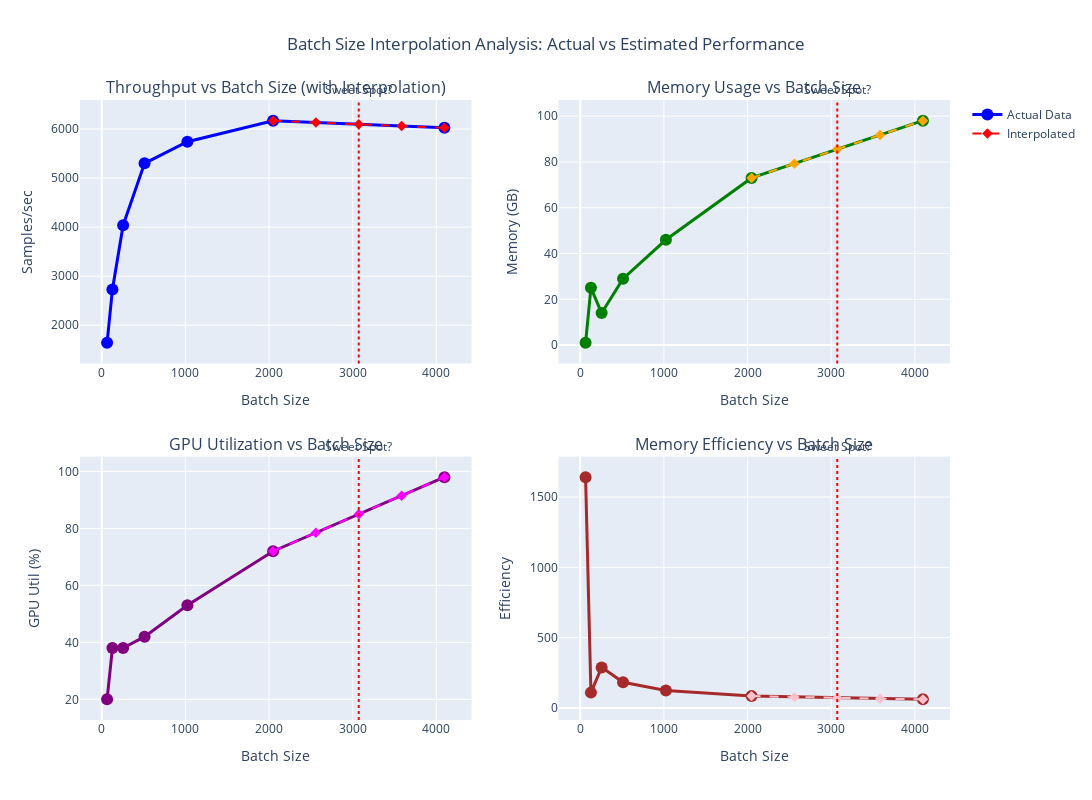

Write notebook code for a chart like this one.
### Code cell
# Create visualization showing potential intermediate batch sizes
def visualize_batch_size_interpolation(df):
    """Visualize actual data points and interpolated intermediate batch sizes"""
    
    clean_df = df.dropna(subset=['batch_size', 'training_samples_per_second', 'peak_memory_usage'])
    clean_df = clean_df[clean_df['batch_size'] != 'unknown'].copy()
    clean_df = clean_df.sort_values('batch_size')
    
    if len(clean_df) < 3:
        print("Insufficient data for interpolation visualization")
        return
    
    fig = make_subplots(
        rows=2, cols=2,
        subplot_titles=[
            "Throughput vs Batch Size (with Interpolation)",
            "Memory Usage vs Batch Size", 
            "GPU Utilization vs Batch Size",
            "Memory Efficiency vs Batch Size"
        ],
        vertical_spacing=0.15,
        horizontal_spacing=0.1
    )
    
    # Actual data points
    actual_batch_sizes = clean_df['batch_size'].values
    actual_throughput = clean_df['training_samples_per_second'].values
    actual_memory = clean_df['peak_memory_usage'].values
    actual_gpu_util = clean_df['peak_gpu_utilization'].values
    actual_efficiency = actual_throughput / actual_memory
    
    # Create interpolated points between 2048 and 4096
    if 2048 in actual_batch_sizes and 4096 in actual_batch_sizes:
        idx_2048 = list(actual_batch_sizes).index(2048)
        idx_4096 = list(actual_batch_sizes).index(4096)
        
        # Intermediate batch sizes
        intermediate_batches = np.array([2048, 2560, 3072, 3584, 4096])
        
        # Linear interpolation for each metric
        interp_throughput = np.interp(intermediate_batches, 
                                    [2048, 4096], 
                                    [actual_throughput[idx_2048], actual_throughput[idx_4096]])
        interp_memory = np.interp(intermediate_batches,
                                [2048, 4096],
                                [actual_memory[idx_2048], actual_memory[idx_4096]])
        interp_gpu_util = np.interp(intermediate_batches,
                                  [2048, 4096],
                                  [actual_gpu_util[idx_2048], actual_gpu_util[idx_4096]])
        interp_efficiency = interp_throughput / interp_memory
        
        # Plot 1: Throughput
        fig.add_trace(
            go.Scatter(
                x=actual_batch_sizes,
                y=actual_throughput,
                mode='markers+lines',
                name='Actual Data',
                marker=dict(size=12, color='blue'),
                line=dict(color='blue', width=3),
                hovertemplate="<b>Actual</b><br>Batch: %{x}<br>Throughput: %{y:.0f}<extra></extra>"
            ),
            row=1, col=1
        )
        
        fig.add_trace(
            go.Scatter(
                x=intermediate_batches,
                y=interp_throughput,
                mode='markers+lines',
                name='Interpolated',
                marker=dict(size=8, color='red', symbol='diamond'),
                line=dict(color='red', width=2, dash='dash'),
                hovertemplate="<b>Interpolated</b><br>Batch: %{x}<br>Est. Throughput: %{y:.0f}<extra></extra>",
                showlegend=True
            ),
            row=1, col=1
        )
        
        # Plot 2: Memory Usage
        fig.add_trace(
            go.Scatter(
                x=actual_batch_sizes,
                y=actual_memory,
                mode='markers+lines',
                name='Actual Memory',
                marker=dict(size=12, color='green'),
                line=dict(color='green', width=3),
                showlegend=False,
                hovertemplate="<b>Actual</b><br>Batch: %{x}<br>Memory: %{y:.1f} GB<extra></extra>"
            ),
            row=1, col=2
        )
        
        fig.add_trace(
            go.Scatter(
                x=intermediate_batches,
                y=interp_memory,
                mode='markers+lines',
                name='Est. Memory',
                marker=dict(size=8, color='orange', symbol='diamond'),
                line=dict(color='orange', width=2, dash='dash'),
                showlegend=False,
                hovertemplate="<b>Interpolated</b><br>Batch: %{x}<br>Est. Memory: %{y:.1f} GB<extra></extra>"
            ),
            row=1, col=2
        )
        
        # Plot 3: GPU Utilization
        fig.add_trace(
            go.Scatter(
                x=actual_batch_sizes,
                y=actual_gpu_util,
                mode='markers+lines',
                name='Actual GPU Util',
                marker=dict(size=12, color='purple'),
                line=dict(color='purple', width=3),
                showlegend=False,
                hovertemplate="<b>Actual</b><br>Batch: %{x}<br>GPU Util: %{y:.0f}%<extra></extra>"
            ),
            row=2, col=1
        )
        
        fig.add_trace(
            go.Scatter(
                x=intermediate_batches,
                y=interp_gpu_util,
                mode='markers+lines',
                name='Est. GPU Util',
                marker=dict(size=8, color='magenta', symbol='diamond'),
                line=dict(color='magenta', width=2, dash='dash'),
                showlegend=False,
                hovertemplate="<b>Interpolated</b><br>Batch: %{x}<br>Est. GPU Util: %{y:.0f}%<extra></extra>"
            ),
            row=2, col=1
        )
        
        # Plot 4: Memory Efficiency
        fig.add_trace(
            go.Scatter(
                x=actual_batch_sizes,
                y=actual_efficiency,
                mode='markers+lines',
                name='Actual Efficiency',
                marker=dict(size=12, color='brown'),
                line=dict(color='brown', width=3),
                showlegend=False,
                hovertemplate="<b>Actual</b><br>Batch: %{x}<br>Efficiency: %{y:.1f}<extra></extra>"
            ),
            row=2, col=2
        )
        
        fig.add_trace(
            go.Scatter(
                x=intermediate_batches,
                y=interp_efficiency,
                mode='markers+lines',
                name='Est. Efficiency',
                marker=dict(size=8, color='pink', symbol='diamond'),
                line=dict(color='pink', width=2, dash='dash'),
                showlegend=False,
                hovertemplate="<b>Interpolated</b><br>Batch: %{x}<br>Est. Efficiency: %{y:.1f}<extra></extra>"
            ),
            row=2, col=2
        )
        
        # Highlight potential sweet spots
        sweet_spots = [3072]  # Example sweet spot
        for sweet_spot in sweet_spots:
            if sweet_spot in intermediate_batches:
                idx = list(intermediate_batches).index(sweet_spot)
                
                # Add vertical lines to highlight sweet spot
                for row_idx, col_idx in [(1,1), (1,2), (2,1), (2,2)]:
                    fig.add_vline(
                        x=sweet_spot, 
                        line_width=2, 
                        line_dash="dot", 
                        line_color="red",
                        annotation_text=f"Sweet Spot?",
                        annotation_position="top",
                        row=row_idx, col=col_idx
                    )
    
    fig.update_layout(
        height=800,
        width=1400,
        title_text="Batch Size Interpolation Analysis: Actual vs Estimated Performance",
        title_x=0.5,
        showlegend=True
    )
    
    # Update axis labels
    fig.update_xaxes(title_text="Batch Size", row=1, col=1)
    fig.update_xaxes(title_text="Batch Size", row=1, col=2)
    fig.update_xaxes(title_text="Batch Size", row=2, col=1)
    fig.update_xaxes(title_text="Batch Size", row=2, col=2)
    
    fig.update_yaxes(title_text="Samples/sec", row=1, col=1)
    fig.update_yaxes(title_text="Memory (GB)", row=1, col=2)
    fig.update_yaxes(title_text="GPU Util (%)", row=2, col=1)
    fig.update_yaxes(title_text="Efficiency", row=2, col=2)
    
    return fig

# Create the interpolation visualization
if len(completed_experiments) > 0:
    interp_fig = visualize_batch_size_interpolation(completed_experiments)
    if interp_fig:
        interp_fig.show()
else:
    print("No batch size data available for interpolation")

### Figure 1 — Plotly figure (JSON) as saved in the notebook; plotly's stock layout.template omitted (floating-point values rounded to 4 significant figures)
{"data": [{"hovertemplate": "<b>Actual</b><br>Batch: %{x}<br>Throughput: %{y:.0f}<extra></extra>", "line": {"color": "blue", "width": 3}, "marker": {"color": "blue", "size": 12}, "mode": "markers+lines", "name": "Actual Data", "type": "scatter", "x": [64, 128, 256, 512, 1024, 2048, 4096], "xaxis": "x", "y": [1641.0, 2728.0, 4040.0, 5301.0, 5739.0, 6170.0, 6025.0], "yaxis": "y"}, {"hovertemplate": "<b>Interpolated</b><br>Batch: %{x}<br>Est. Throughput: %{y:.0f}<extra></extra>", "line": {"color": "red", "dash": "dash", "width": 2}, "marker": {"color": "red", "size": 8, "symbol": "diamond"}, "mode": "markers+lines", "name": "Interpolated", "showlegend": true, "type": "scatter", "x": [2048, 2560, 3072, 3584, 4096], "xaxis": "x", "y": [6170.0, 6133.0, 6097.0, 6061.0, 6025.0], "yaxis": "y"}, {"hovertemplate": "<b>Actual</b><br>Batch: %{x}<br>Memory: %{y:.1f} GB<extra></extra>", "line": {"color": "green", "width": 3}, "marker": {"color": "green", "size": 12}, "mode": "markers+lines", "name": "Actual Memory", "showlegend": false, "type": "scatter", "x": [64, 128, 256, 512, 1024, 2048, 4096], "xaxis": "x2", "y": [1.0, 25.0, 14.0, 29.0, 46.0, 73.0, 98.0], "yaxis": "y2"}, {"hovertemplate": "<b>Interpolated</b><br>Batch: %{x}<br>Est. Memory: %{y:.1f} GB<extra></extra>", "line": {"color": "orange", "dash": "dash", "width": 2}, "marker": {"color": "orange", "size": 8, "symbol": "diamond"}, "mode": "markers+lines", "name": "Est. Memory", "showlegend": false, "type": "scatter", "x": [2048, 2560, 3072, 3584, 4096], "xaxis": "x2", "y": [73.0, 79.25, 85.5, 91.75, 98.0], "yaxis": "y2"}, {"hovertemplate": "<b>Actual</b><br>Batch: %{x}<br>GPU Util: %{y:.0f}%<extra></extra>", "line": {"color": "purple", "width": 3}, "marker": {"color": "purple", "size": 12}, "mode": "markers+lines", "name": "Actual GPU Util", "showlegend": false, "type": "scatter", "x": [64, 128, 256, 512, 1024, 2048, 4096], "xaxis": "x3", "y": [20.0, 38.0, 38.0, 42.0, 53.0, 72.0, 98.0], "yaxis": "y3"}, {"hovertemplate": "<b>Interpolated</b><br>Batch: %{x}<br>Est. GPU Util: %{y:.0f}%<extra></extra>", "line": {"color": "magenta", "dash": "dash", "width": 2}, "marker": {"color": "magenta", "size": 8, "symbol": "diamond"}, "mode": "markers+lines", "name": "Est. GPU Util", "showlegend": false, "type": "scatter", "x": [2048, 2560, 3072, 3584, 4096], "xaxis": "x3", "y": [72.0, 78.5, 85.0, 91.5, 98.0], "yaxis": "y3"}, {"hovertemplate": "<b>Actual</b><br>Batch: %{x}<br>Efficiency: %{y:.1f}<extra></extra>", "line": {"color": "brown", "width": 3}, "marker": {"color": "brown", "size": 12}, "mode": "markers+lines", "name": "Actual Efficiency", "showlegend": false, "type": "scatter", "x": [64, 128, 256, 512, 1024, 2048, 4096], "xaxis": "x4", "y": [1641.0, 109.1, 288.6, 182.8, 124.8, 84.51, 61.48], "yaxis": "y4"}, {"hovertemplate": "<b>Interpolated</b><br>Batch: %{x}<br>Est. Efficiency: %{y:.1f}<extra></extra>", "line": {"color": "pink", "dash": "dash", "width": 2}, "marker": {"color": "pink", "size": 8, "symbol": "diamond"}, "mode": "markers+lines", "name": "Est. Efficiency", "showlegend": false, "type": "scatter", "x": [2048, 2560, 3072, 3584, 4096], "xaxis": "x4", "y": [84.51, 77.39, 71.31, 66.06, 61.48], "yaxis": "y4"}], "layout": {"annotations": [{"font": {"size": 16}, "showarrow": false, "text": "Throughput vs Batch Size (with Interpolation)", "x": 0.225, "xanchor": "center", "xref": "paper", "y": 1, "yanchor": "bottom", "yref": "paper"}, {"font": {"size": 16}, "showarrow": false, "text": "Memory Usage vs Batch Size", "x": 0.775, "xanchor": "center", "xref": "paper", "y": 1, "yanchor": "bottom", "yref": "paper"}, {"font": {"size": 16}, "showarrow": false, "text": "GPU Utilization vs Batch Size", "x": 0.225, "xanchor": "center", "xref": "paper", "y": 0.425, "yanchor": "bottom", "yref": "paper"}, {"font": {"size": 16}, "showarrow": false, "text": "Memory Efficiency vs Batch Size", "x": 0.775, "xanchor": "center", "xref": "paper", "y": 0.425, "yanchor": "bottom", "yref": "paper"}, {"showarrow": false, "text": "Sweet Spot?", "x": 3072, "xanchor": "center", "xref": "x", "y": 1, "yanchor": "bottom", "yref": "y domain"}, {"showarrow": false, "text": "Sweet Spot?", "x": 3072, "xanchor": "center", "xref": "x2", "y": 1, "yanchor": "bottom", "yref": "y2 domain"}, {"showarrow": false, "text": "Sweet Spot?", "x": 3072, "xanchor": "center", "xref": "x3", "y": 1, "yanchor": "bottom", "yref": "y3 domain"}, {"showarrow": false, "text": "Sweet Spot?", "x": 3072, "xanchor": "center", "xref": "x4", "y": 1, "yanchor": "bottom", "yref": "y4 domain"}], "height": 800, "shapes": [{"line": {"color": "red", "dash": "dot", "width": 2}, "type": "line", "x0": 3072, "x1": 3072, "xref": "x", "y0": 0, "y1": 1, "yref": "y domain"}, {"line": {"color": "red", "dash": "dot", "width": 2}, "type": "line", "x0": 3072, "x1": 3072, "xref": "x2", "y0": 0, "y1": 1, "yref": "y2 domain"}, {"line": {"color": "red", "dash": "dot", "width": 2}, "type": "line", "x0": 3072, "x1": 3072, "xref": "x3", "y0": 0, "y1": 1, "yref": "y3 domain"}, {"line": {"color": "red", "dash": "dot", "width": 2}, "type": "line", "x0": 3072, "x1": 3072, "xref": "x4", "y0": 0, "y1": 1, "yref": "y4 domain"}], "showlegend": true, "title": {"text": "Batch Size Interpolation Analysis: Actual vs Estimated Performance", "x": 0.5}, "width": 1400, "xaxis": {"anchor": "y", "domain": [0, 0.45], "title": {"text": "Batch Size"}}, "xaxis2": {"anchor": "y2", "domain": [0.55, 1], "title": {"text": "Batch Size"}}, "xaxis3": {"anchor": "y3", "domain": [0, 0.45], "title": {"text": "Batch Size"}}, "xaxis4": {"anchor": "y4", "domain": [0.55, 1], "title": {"text": "Batch Size"}}, "yaxis": {"anchor": "x", "domain": [0.575, 1], "title": {"text": "Samples/sec"}}, "yaxis2": {"anchor": "x2", "domain": [0.575, 1], "title": {"text": "Memory (GB)"}}, "yaxis3": {"anchor": "x3", "domain": [0, 0.425], "title": {"text": "GPU Util (%)"}}, "yaxis4": {"anchor": "x4", "domain": [0, 0.425], "title": {"text": "Efficiency"}}}}
